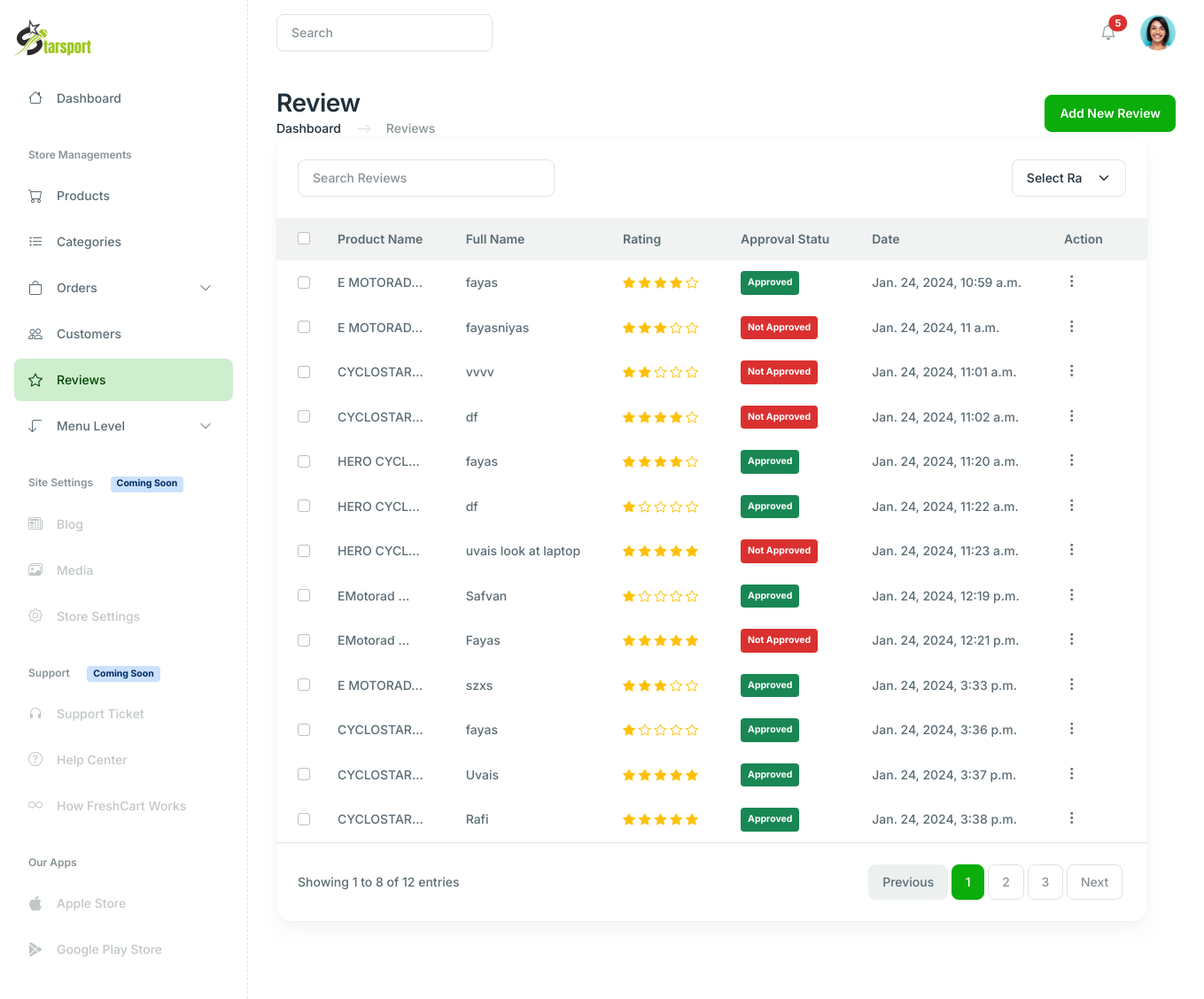
The app's page /main/Review/ (signed in) with its own data.
### products/models.py (models this page shows, shortened)
class Review(models.Model):
    product = models.ForeignKey(
        Product, on_delete=models.CASCADE, related_name="reviews"
    )
    rating = models.PositiveIntegerField(default=5)
    fullname = models.CharField(max_length=255)
    user = models.ForeignKey(User, on_delete=models.CASCADE)
    headline = models.CharField(max_length=255)
    content = models.TextField()
    created_at = models.DateTimeField(auto_now_add=True)
    approval = models.BooleanField(default=True)

class Product(models.Model):
    subcategory = models.ForeignKey(
        "products.Subcategory", on_delete=models.CASCADE, related_name="subcategory"
    )
    name = models.CharField(max_length=200)
    slug = models.SlugField(unique=True)
    display_name = models.CharField(max_length=200)
    tag = models.ForeignKey(Tag, on_delete=models.SET_NULL, blank=True, null=True)
    brand = models.ForeignKey(Brand, on_delete=models.CASCADE, blank=True, null=True)
    details = RichTextField(null=True, blank=True)
    rating = models.PositiveIntegerField(
        validators=[MaxValueValidator(5)],
        default=5,
        verbose_name="Product Rating(max:5)",
    )
    image = models.ImageField(
        upload_to="products/img", help_text=" The recommended size is 120x120 pixels."
    )
    image_p = models.ImageField(
        upload_to="products/img", help_text=" The recommended size is 220x220 pixels."
    )
    is_popular = models.BooleanField(default=False)
    is_best_seller = models.BooleanField(default=False)
    is_offer = models.BooleanField(default=False)
    is_active = models.BooleanField(default=False)
    meta_title = models.CharField(max_length=200, blank=True, null=True)
    meta_description = models.TextField(max_length=500, blank=True, null=True)
    class Meta:
        ordering = [ "id",]
        verbose_name = "Product"
        verbose_name_plural = "Products"
    def __str__(self):
        return self.name

### main/views.py (the view)
# urls.py: path("Review/", views.ReviewListView.as_view(), name="Review"),
class ReviewListView(SuperAdminLoginRequiredMixin,ListView):
    template_name = "dashboard/review/reviews.html"
    model = Review
    context_object_name = 'reviews'  # This is the variable you'll use in the template
    def get_queryset(self):
        return Review.objects.all()
    def get_context_data(self, **kwargs):
        context = super().get_context_data(**kwargs)
        context['is_reviews'] = True
        return context

### main/mixins.py (called while the page is built)
    def test_func(self):
        return self.request.user.is_authenticated and self.request.user.is_superuser

### templates/dashboard/review/reviews.html (shortened to what this page needs)
{% extends "dashboard/base.html" %}
{% load static %}
{% block content %}
    <main class="main-content-wrapper">
      <div class="container">
        <div class="row mb-8">
          <div class="col-md-12">
            <div class="d-md-flex justify-content-between align-items-center">
            <div>
                <h2 class="m-0">Review</h2>
                <nav aria-label="breadcrumb">
                  <ol class="breadcrumb mb-0">
                    <li class="breadcrumb-item"><a href="#" class="text-inherit">Dashboard</a></li>
                    <li class="breadcrumb-item active" aria-current="page">Reviews</li>
                  </ol>
                </nav>
            </div>
            <div class="mt-5 mt-md-0">
                <a href="{% url 'main:review_create' %}" class="btn btn-primary">Add New Review</a>
            </div>
          </div>
      </div>
        <div class="row ">
          <div class="col-xl-12 col-12 mb-5">
            <div class="card h-100 card-lg">
              <div class="p-6 ">
                <div class="row justify-content-between">
                  <div class="col-md-4 col-12 mb-2 mb-md-0">
                    <form class="d-flex" role="search">
                      <input class="form-control" type="search" placeholder="Search Reviews" aria-label="Search">
                    </form>
                  </div>
                  <div class="col-lg-2 col-md-4 col-12">
                    <select class="form-select">
                      <option selected>Select Rating</option>
                    </select>
                  </div>
                </div>
              </div>
              <div class="card-body p-0">
                <div class="table-responsive">
                  <table class="table table-centered table-hover table-borderless mb-0 table-with-checkbox text-nowrap">
                    <thead class="bg-light">
                      <tr>
                        <th>
                          <div class="form-check">
                            <input class="form-check-input" type="checkbox" value="" id="checkAll">
                          </div>
                        </th>
                        <th>Product Name</th>
                        <th>Full Name</th>
                        <th>Rating</th>
                        <th>Approval Statu</th>
                        <th>Date</th>
                        <th>Action</th>
                        <th></th>
                      </tr>
                    </thead>
                    <tbody>
                      {% for review in reviews %}
                      <tr>
                        <td>
                          <div class="form-check">
                            <input class="form-check-input" type="checkbox" value="" id="reviewOne">
                          </div>
                        </td>
                        <td><a href="#" class="text-reset">{{ review.product|truncatechars:10 }}</a></td>
                        <td>{{ review.fullname }}</td>
                        <td>
                          {% for star in "12345" %}
                            {% if star|add:0 <= review.rating %}
                            <i class="bi bi-star-fill text-warning"></i>
                            {% else %}
                            <i class="bi bi-star text-warning"></i>
                            {% endif %}
                          {% endfor %}
                        </td>
                        <td>
                          {% if review.approval %}
                              <span class="badge bg-success p-2">Approved</span>
                          {% else %}
                              <span class="badge bg-danger p-2">Not Approved</span>
                          {% endif %}
                        </td>
                        <td>
                          <span class="text-truncate">{{ review.created_at}}</span>
                        </td>
                        <td>
                          <div class="dropdown">
                            <a href="#" class="text-reset" data-bs-toggle="dropdown" aria-expanded="false">
                              <i class="feather-icon icon-more-vertical fs-5"></i>
                            </a>
                          </div>
                        </td>
                      </tr>
                      {% endfor %}
                    </tbody>
                  </table>
                </div>
                <div class="border-top d-md-flex justify-content-between align-items-center p-6">
                  <span>Showing 1 to 8 of 12 entries</span>
                  <nav class="mt-2 mt-md-0">
                    <ul class="pagination mb-0 ">
                      <li class="page-item disabled"><a class="page-link " href="#!">Previous</a></li>
                      <li class="page-item"><a class="page-link active" href="#!">1</a></li>
                      <li class="page-item"><a class="page-link" href="#!">2</a></li>
                      <li class="page-item"><a class="page-link" href="#!">3</a></li>
                      <li class="page-item"><a class="page-link" href="#!">Next</a></li>
                    </ul>
                  </nav>
                </div>
              </div>
            </div>
          </div>
        </div>
      </div>
    </main>
  </div>
{% endblock  %}

### records on screen
Review: product "E MOTORAD…", fullname "fayas", rating 4 (drawn), approval "Approved", created_at "Jan. 24, 2024, 10:59 a.m."
Review: product "E MOTORAD…", fullname "fayasniyas", rating 3 (drawn), approval "Not Approved", created_at "Jan. 24, 2024, 11 a.m."
Review: product "CYCLOSTAR…", fullname "vvvv", rating 2 (drawn), approval "Not Approved", created_at "Jan. 24, 2024, 11:01 a.m."
Review: product "CYCLOSTAR…", fullname "df", rating 4 (drawn), approval "Not Approved", created_at "Jan. 24, 2024, 11:02 a.m."
Review: product "HERO CYCL…", fullname "fayas", rating 4 (drawn), approval "Approved", created_at "Jan. 24, 2024, 11:20 a.m."
Review: product "HERO CYCL…", fullname "df", rating 1 (drawn), approval "Approved", created_at "Jan. 24, 2024, 11:22 a.m."
Review: product "HERO CYCL…", fullname "uvais look at laptop", rating 5 (drawn), approval "Not Approved", created_at "Jan. 24, 2024, 11:23 a.m."
Review: product "EMotorad …", fullname "Safvan", rating 1 (drawn), approval "Approved", created_at "Jan. 24, 2024, 12:19 p.m."
Review: product "EMotorad …", fullname "Fayas", rating 5 (drawn), approval "Not Approved", created_at "Jan. 24, 2024, 12:21 p.m."
Review: product "E MOTORAD…", fullname "szxs", rating 3 (drawn), approval "Approved", created_at "Jan. 24, 2024, 3:33 p.m."
Review: product "CYCLOSTAR…", fullname "fayas", rating 1 (drawn), approval "Approved", created_at "Jan. 24, 2024, 3:36 p.m."
Review: product "CYCLOSTAR…", fullname "Uvais", rating 5 (drawn), approval "Approved", created_at "Jan. 24, 2024, 3:37 p.m."
Review: product "CYCLOSTAR…", fullname "Rafi", rating 5 (drawn), approval "Approved", created_at "Jan. 24, 2024, 3:38 p.m."
